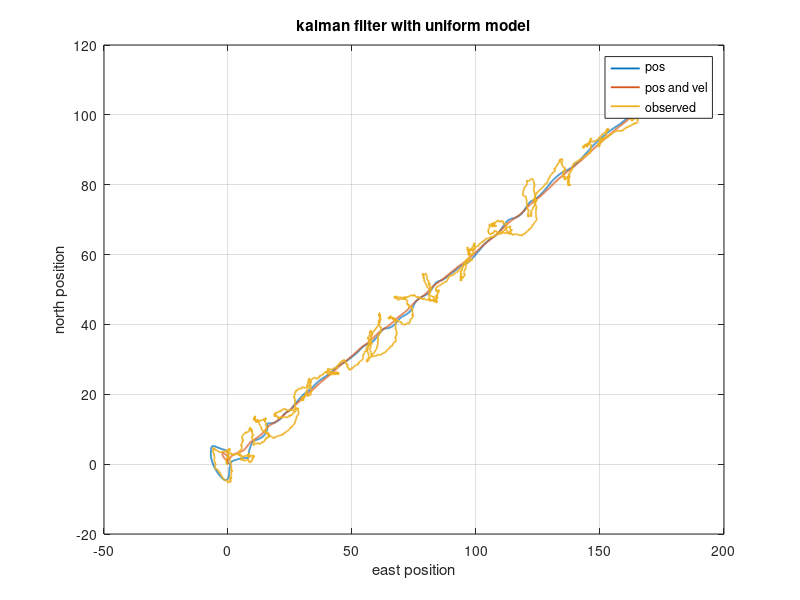

This chart was generated by the following MATLAB code:
clc;clear;close all;

load('vel_data.mat');
load('pos_data.mat');

% parameters

L = length(pos_e);
z_pos = [pos_e; pos_n];
z_pos_vel = [pos_e; pos_n; vel_e; vel_n];
t = 5e-3;
F = [1, 0, t, 0; 0, 1, 0, t; 0, 0, 1, 0; 0, 0, 0, 1];
C_pos = [1, 0, 0, 0; 0, 1, 0, 0];
C_pos_vel = eye(4);
Rn_pos = eye(2)*36;
Rn_pos_vel = [eye(2)*36, zeros(2, 2); zeros(2, 2), eye(2)];
Q = [t^4/4, 0, t^3/2, 0; 0, t^4/4, 0, t^3/2; t^3/2, 0, t^2, 0; 0, t^3/2, 0, t^2];

s_pos = zeros(4, L);
s_pos_vel = zeros(4, L);
x_pos = ones(4, 1)*10;
x_pos_vel = ones(4, 1)*10;
K_pos = eye(4)*1000;
K_pos_vel = eye(4)*1000;

% Kalman filter
for i = 1 : L

    % with postion infomation
    x_n_n_1_pos = F * x_pos;
    alpha_pos = z_pos(:, i) - C_pos * x_n_n_1_pos;
    K_n_n_1_pos = F * K_pos * F' + Q;
    R_pos = C_pos * K_n_n_1_pos * C_pos' + Rn_pos;
    Gf_pos = K_n_n_1_pos * C_pos' / R_pos;
    x_pos = x_n_n_1_pos + Gf_pos * alpha_pos;
    K_pos = (eye(4) - Gf_pos * C_pos) * K_n_n_1_pos;
    s_pos(:, i) = x_pos;

    % with position and velocity infomation
    x_n_n_1_pos_vel = F * x_pos_vel;
    alpha_pos_vel = z_pos_vel(:, i) - C_pos_vel * x_n_n_1_pos_vel;
    K_n_n_1_pos_vel = F * K_pos_vel * F' + Q;
    R_pos_vel = C_pos_vel * K_n_n_1_pos_vel * C_pos_vel' + Rn_pos_vel;
    Gf_pos_vel = K_n_n_1_pos_vel * C_pos_vel' / R_pos_vel;
    x_pos_vel = x_n_n_1_pos_vel + Gf_pos_vel * alpha_pos_vel;
    K_pos_vel = (eye(4) - Gf_pos_vel * C_pos_vel) * K_n_n_1_pos_vel;
    s_pos_vel(:, i) = x_pos_vel;
end

figure
plot(s_pos(1, :), s_pos(2, :), 'LineWidth', 1.3);
hold on;
plot(s_pos_vel(1, :), s_pos_vel(2, :), 'LineWidth', 1.3);
hold on;
plot(pos_e, pos_n, 'LineWidth', 1.3);
hold on;
xlabel('east position');
ylabel('north position');
legend('pos', 'pos and vel', 'observed');
title('kalman filter with uniform model');
grid on;